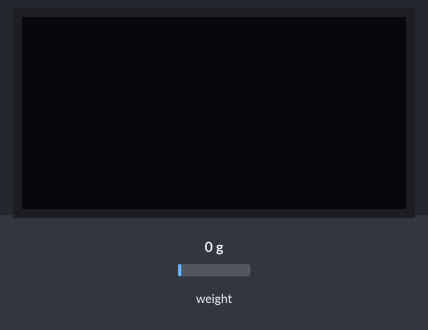
Bench run of a sketch on a simulated ESP32. Parts: 128×64 one-colour display. The inputs (shaded band) are chosen by the test bench; at power-on: weight on the scale 0 g. WiFi joins after 1.5 s; servers stay silent unless stated; random numbers use the default seed unless the sketch sets one; no MQTT or app messages arrive unless stated; what the sketch prints to the serial monitor is not drawn.

Above: at 4.7 s.
4.8 s: weight on the scale set to 100 g
At 5.7 s:
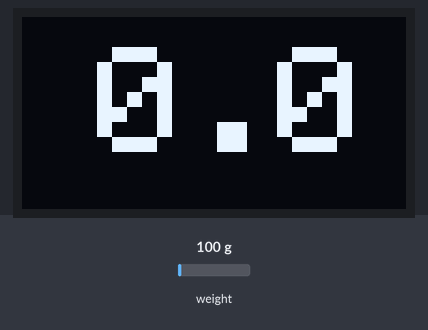
6.3 s: weight on the scale set to 1250 g
At 6.7 s:
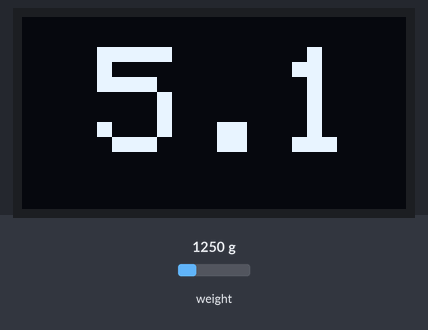
7.8 s: weight on the scale set to 2500 g
At 9.0 s:
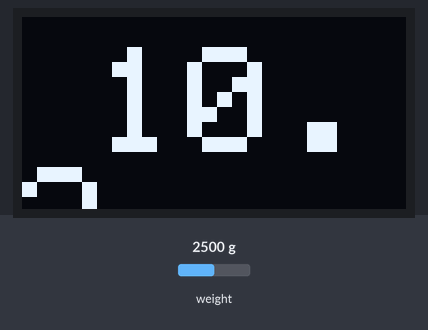
Timing chart, 0 to 10.8 s (numbered marks = the images above; inputs shaded):
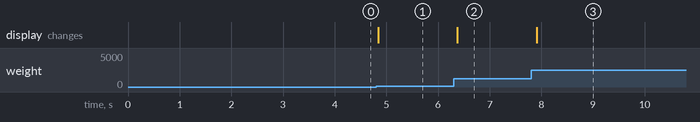

The sketch:

kettlescale.ino
```cpp
#include <SPI.h>
#include <Wire.h>
#include <Adafruit_GFX.h>
#include <Adafruit_SSD1306.h>
#include <soc/rtc.h>
#include <HX711.h>
#include <WiFi.h>
#include <PubSubClient.h>

// HX711 circuit wiring
const int LOADCELL_DOUT_PIN = 16;
const int LOADCELL_SCK_PIN = 5;

HX711 scale;
int reading;
int lastReading;
//REPLACE WITH YOUR CALIBRATION FACTOR
#define CALIBRATION_FACTOR 478.579

//OLED Display
#define SCREEN_WIDTH 128  // OLED display width, in pixels
#define SCREEN_HEIGHT 64  // OLED display height, in pixels
// SCL pin -> 22
// SDA pin -> 21

// Declaration for an SSD1306 display connected to I2C (SDA, SCL pins)
#define OLED_RESET -1  // Reset pin # (or -1 if sharing Arduino reset pin)
Adafruit_SSD1306 display(SCREEN_WIDTH, SCREEN_HEIGHT, &Wire, OLED_RESET);

//WIFI
WiFiClient espWifiClient;
PubSubClient mqttClient(espWifiClient);
char* mqttServer = "197.242.149.64";
int mqttPort = 1883;

long last_time = 0;
char data[100];
char raw[100];
float prev_cups = 0.0f;

long currentOffset;

void displayWeight(float cups) {
  display.clearDisplay();
  display.setCursor(25, 10);
  display.setTextSize(5);
  display.print(cups, 1);
  display.display();
}

float calculateCups(int weight) {
  if (weight > 500 ) {
    return (float)weight / 244;
  } else {
    return 0.0f;
  }

}

void initWifi() {
  WiFi.begin("TP-LINK_75C5", "99650988");

  // Wi-Fi
  Serial.println("Connecting to WiFi..");

  while (WiFi.status() != WL_CONNECTED) {
    delay(500);
    Serial.print(".");
  }
  Serial.println("Connected to the WiFi network");
}

void calibrate() {
  float factor = 478.579;
  scale.set_scale(factor);
   // set tare and save value
    scale.tare();
    currentOffset = scale.get_offset();
     Serial.print("Current Offset: ");
    Serial.println(currentOffset);
  Serial.println("Put known weight on ");
  display.setCursor(0, 10);
  display.print("Calibrate");
  display.display();
  Serial.print(scale.get_units(10));
  delay(5500);

  Serial.print(" ... ");
  display.setCursor(0, 30);
  display.print(scale.get_units(10));
  Serial.println(scale.get_units(10));
  char text[100];
  sprintf(text, "%.3f", factor);
  Serial.print("factor = ");
  Serial.println(text);
  display.display();

  while(1==1);
}

void callback(char* topic, byte* payload, unsigned int length) {
  Serial.print("Callback - ");
  Serial.print("Message:");
  for (int i = 0; i < length; i++) {
    Serial.print((char)payload[i]);
  }
}

void setupMQTT() {
  mqttClient.setServer(mqttServer, mqttPort);
  // set the callback function
  mqttClient.setCallback(callback);
}

void setup() {
  Serial.begin(115200);

  // rtc_clk_cpu_freq_set(RTC_CPU_FREQ_80M);
  // initialize with the I2C addr 0x3C
  display.begin(SSD1306_SWITCHCAPVCC, 0x3C);

  if (!display.begin(SSD1306_SWITCHCAPVCC, 0x3C)) {
    Serial.println(F("SSD1306 allocation failed"));
    for (;;)
      ;
  }
  delay(2000);
  display.clearDisplay();
  display.setTextColor(WHITE);

  initWifi();

  Serial.println("Initializing the scale");
  scale.begin(LOADCELL_DOUT_PIN, LOADCELL_SCK_PIN);

  // uncomment if you want to calibrate the bowl
  // calibrate();

  scale.set_scale(CALIBRATION_FACTOR);  // this value is obtained by calibrating the scale with known weights; see the README for details
  // scale.tare();
  scale.set_offset(1080911);

  setupMQTT();
}

void reconnect() {
  Serial.println("Connecting to MQTT Broker...");
  while (!mqttClient.connected()) {
    Serial.println("Reconnecting to MQTT Broker..");
    String clientId = "ESP32Client-";
    clientId += String(random(0xffff), HEX);

    if (mqttClient.connect(clientId.c_str())) {
      Serial.println("Connected.");
    }
  }
}

boolean shouldPublishCups(float cups, int reading) {
  long now = millis();
  if(last_time == 0) {
    return true;
  }
  // Serial.print("cups ");
  // Serial.print(cups);
  // Serial.print(" (cups - prev_cups) ");
  // Serial.print(cups - prev_cups);
  // Serial.print(" now - last_time = ");
  // int time = now - last_time;
  // Serial.print(time);
  // Serial.print(" 15 seconds = ");
  // Serial.print(15 * 1000);
  // float cupDifference = fabsf(cups - prev_cups);
  // char text[100];
  // sprintf(text, " %.1f ", cupDifference);
  // Serial.println(text);

  if ((fabsf(cups - prev_cups) > 0.1f) && ((now - last_time) > (15 * 1000)) && reading > 0) { //30 seconds
    return true;
  }
  if ((fabsf(cups - prev_cups) < 0.1f || fabsf(cups - prev_cups) > 0.1f) && (last_time - now) > (24 * 60 * 60 * 1000)) { // 2hours
    return true;
  }
  return false;
}

void loop() {
  if (scale.wait_ready_timeout(200)) {
    reading = round(scale.get_units());
    // Serial.print("Weight: ");
    // Serial.println(reading);
    // Serial.print("Cups: ");
    float cups = calculateCups(reading);
    // Serial.print("Published at: ");
    // Serial.print(last_time);
    // Serial.print(" prev cups = ");
    // Serial.println(prev_cups);
    // Serial.println(cups);

    if (reading != lastReading) {
      displayWeight(cups);
    }
    lastReading = reading;

    if (!mqttClient.connected())
      reconnect();

    mqttClient.loop();

    long now = millis();

    // if cups - prev_cups diff is > 0.1
      // publish cups


    // if (now - last_time > 10000) {
    if (shouldPublishCups(cups, reading)) {
      sprintf(data, "%.1f", cups);
      sprintf(raw, "%d", lastReading);
      mqttClient.publish("kettle/cups",data);
      Serial.print("publish data ");
      Serial.println(data);
      mqttClient.publish("kettle/raw",raw);
      prev_cups = cups;
      last_time = now;
    }
  } else {
    Serial.println("HX711 not found.");
  }
}
```

Measured:
- after the input at 4.8 s, the display: changes at once (image 1)
- after the input at 6.3 s, the display: changes after 0.08 s (image 2)
- after the input at 7.8 s, the display: changes after 0.11 s (image 3)
